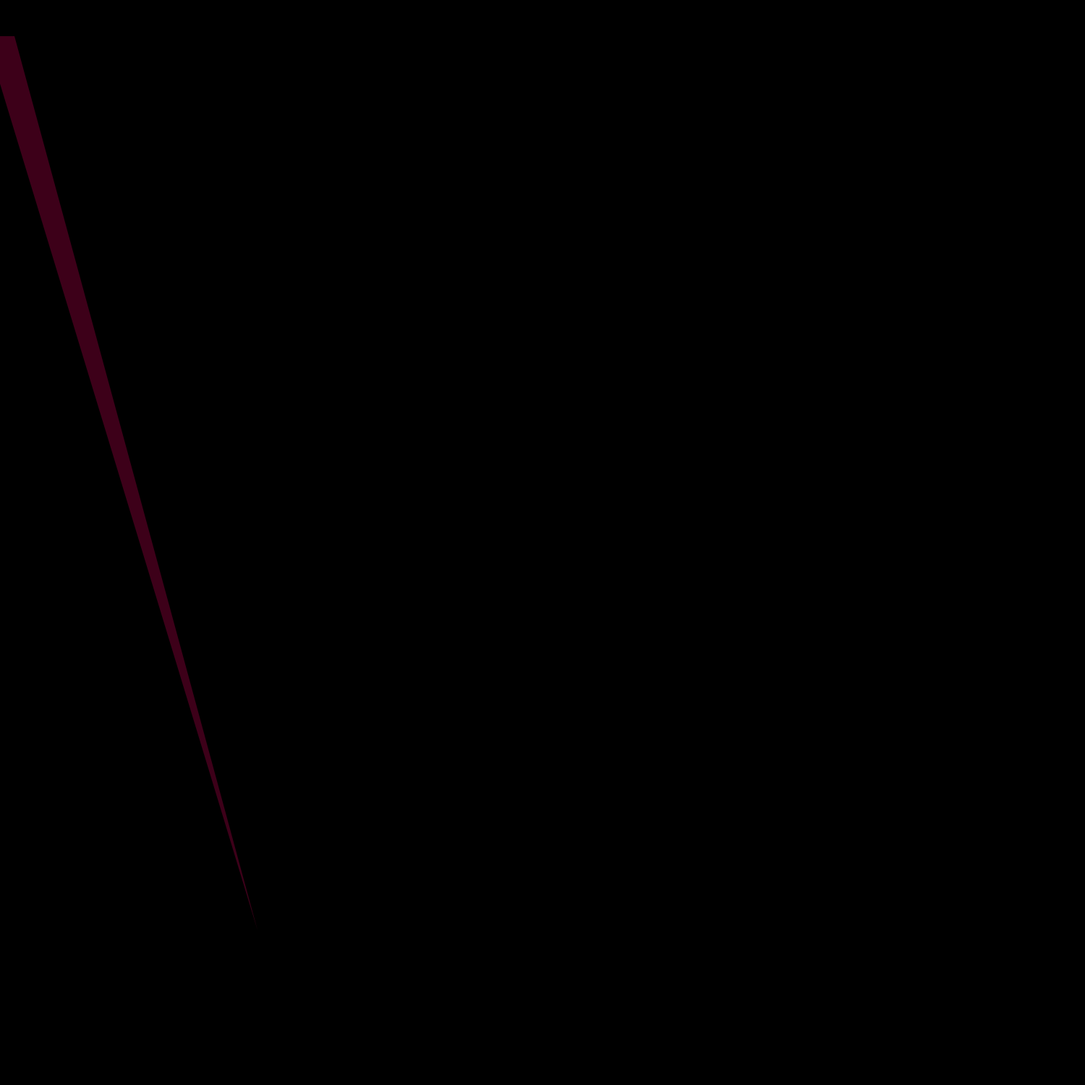
Frame 1 (no input)
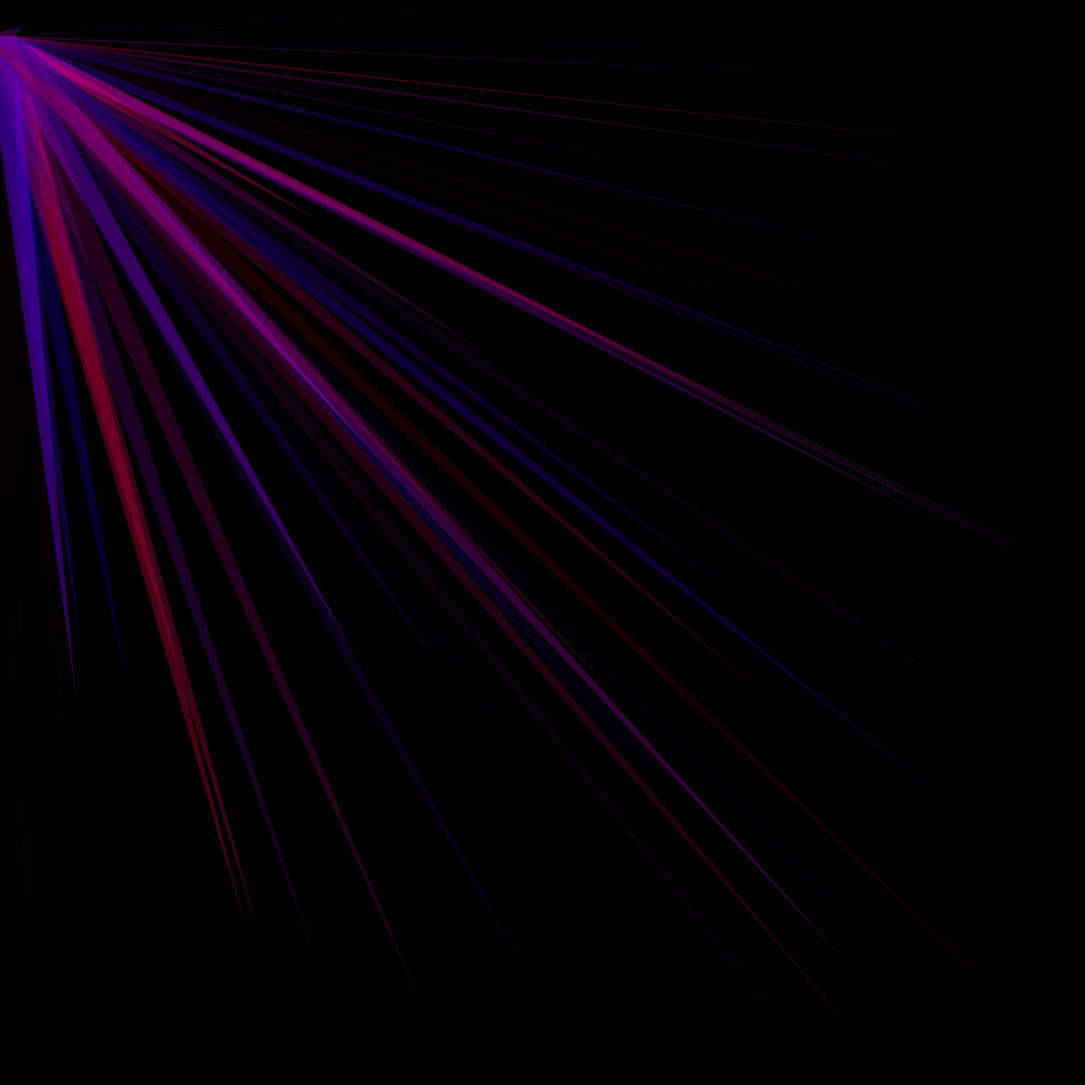
Frame 60 (the mouse pressed at the canvas centre just before this capture)
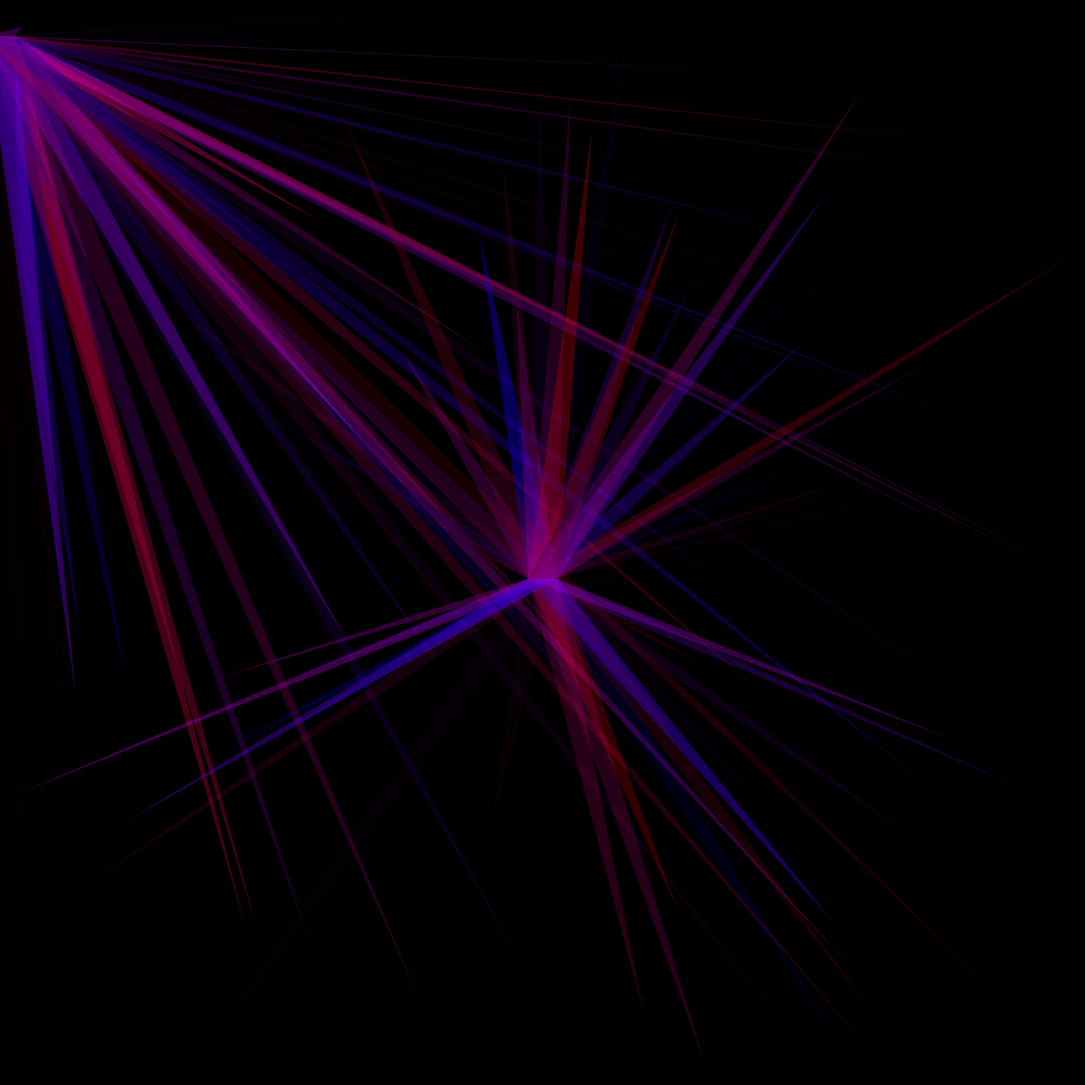
Frame 120 (the mouse held since frame 60 and released just before this capture)

The Processing sketch that drew these frames (run headless with seeded random() and noise(); from frame 60 on, the mouse is pressed at the canvas centre):

// Processing sketch: processing_161619
// ── processing_161619.pde

void setup(){
  
 size(1500,1500);
 background(0);
 
}

void draw()
{
  float x = mouseX ;
  float y = mouseY;
  translate(0,0);
  noStroke();
  fill(random(255),0,random(255), random(100));
  triangle(random(0,1500),random(0,1500),x-20,y+50,x+20,y+50);
  
  

}
